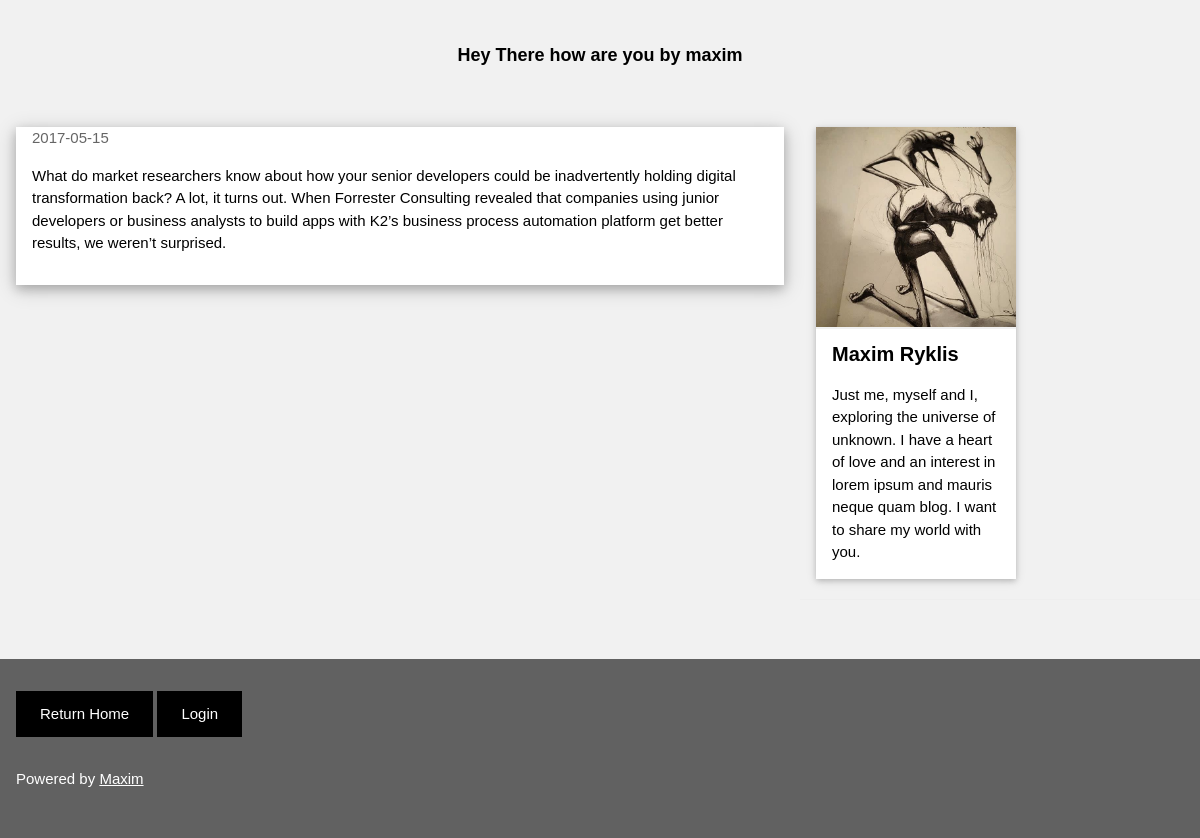
Before: /read_post/7 with the older database file.
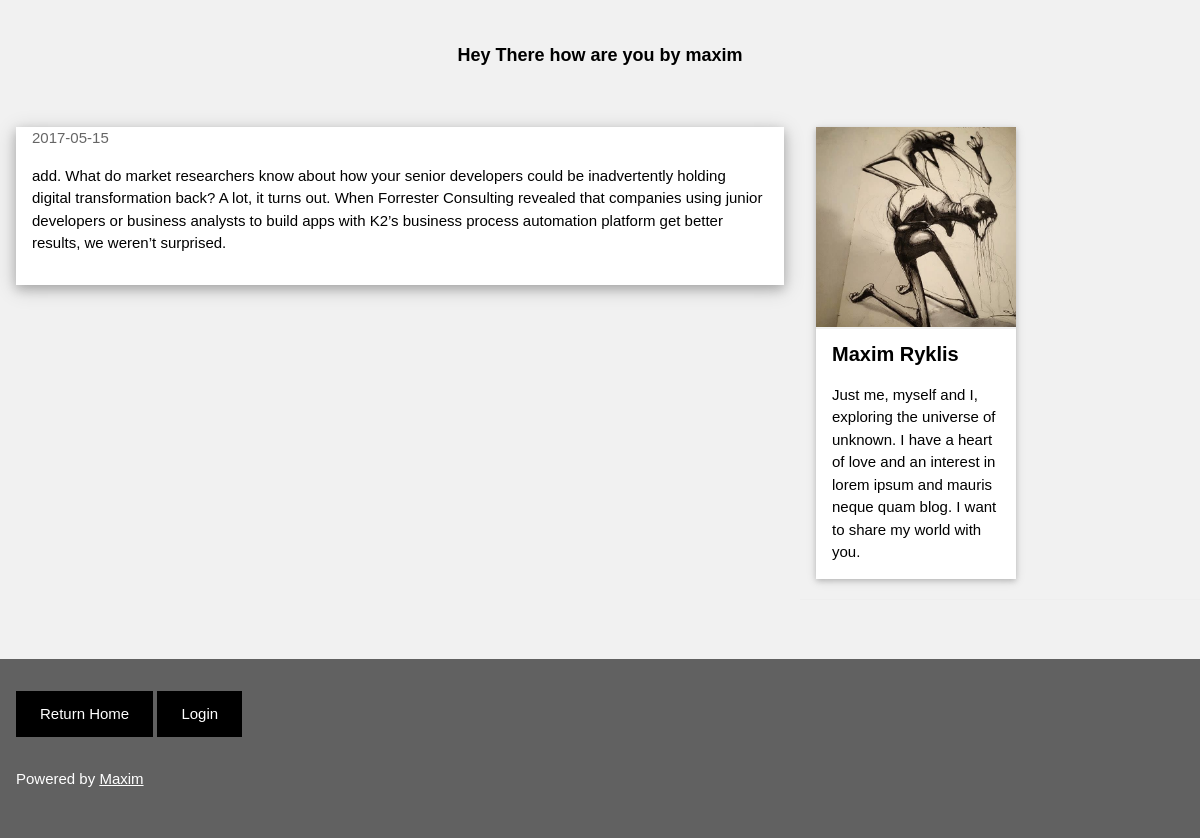
After: the same page with the newer database file.
### tables this page shows
CREATE TABLE POSTS(
ID INTEGER NOT NULL primary key AUTOINCREMENT,
TITLE TEXT NOT NULL,
PDATE TEXT NOT NULL,
AUTHOR TEXT NOT NULL,
BLOG TEXT NOT NULL
);

### blog.py (the view)
@app.route('/read_post/<id>', methods=['GET'])
def read(id):
    conn = sqlite3.connect(DATABASE)
    c = conn.cursor()
    c.execute('select TITLE, PDATE, AUTHOR, BLOG from POSTS where ID = ?', (id))
    results = [dict(title=row[0], pdate=row[1], author=row[2], blog=row[3]) for row in c.fetchall()]
    conn.close()
    return render_template('/read_post.html', results=results)

### templates/read_post.html (shortened to what this page needs)
<!DOCTYPE html>
<html>
<link rel="stylesheet" href="/static/css/w3.css">
<link rel="stylesheet" href="/static/css/g.css">
<body class="w3-light-grey">
<div class="w3-content" style="max-width:1400px">
    {%for post in results%}
<header class="w3-container w3-center w3-padding-32">
    <h5><b>{{post.title}} by {{post.author}}</b></h5>
</header>
<div class="w3-row">
<div class="w3-col l8 s12">
  <div class="w3-card-4 w3-margin w3-white">
    <div class="w3-container">
    <span class="w3-opacity">{{post.pdate}}</span>
    </div>
    <div class="w3-container">
      <p>{{post.blog}}</p>
      <div class="w3-row">
        <div class="w3-col m8 s12">
        </div>
      </div>
    </div>
  </div>
  {% endfor %}
</div>
<div class="w3-col l4">
  <div class="w3-card-2 w3-margin w3-margin-top">
  <img src="/static/images/logo.jpg" style="width:100%">
    <div class="w3-container w3-white">
      <h4><b>Maxim Ryklis</b></h4>
      <p>Just me, myself and I, exploring the universe of unknown. I have a heart of love and an interest in lorem ipsum and mauris neque quam blog. I want to share my world with you.</p>
    </div>
  </div><hr>
</div>
</div><br>
</div>
<footer class="w3-container w3-dark-grey w3-padding-32 w3-margin-top">
    <a href="/"><button class="w3-button w3-black w3-padding-large w3-margin-bottom">Return Home</button></a>
  <a href="/login"><button class="w3-button w3-black w3-padding-large w3-margin-bottom">Login</button></a>
  <p>Powered by <a href="https://www.linkedin.com/in/maximryklis/" target="_blank">Maxim</a></p>
</footer>
</body>
</html>

Changed rows visible on the page:
changed POSTS "Hey There how are you": blog "What do market researchers…" → "add. What do market researchers…"
